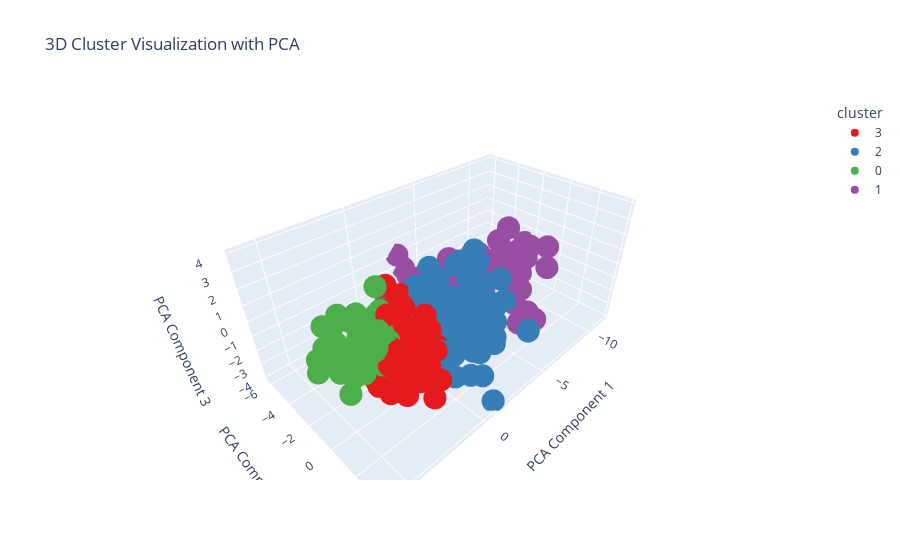

Here is the notebook cell this chart was saved with:
### Code cell
# Step 1: Define the importance columns (i.e., vehicle feature columns: questions 55, 56, and 57)
# Define vehicle feature columns based on the newly renamed columns
vehicle_features_columns = [
    'Additional Heating', 
    'Air Conditioning', 
    'Cargo Capacity', 
    'Price', 
    'Tailorability', 
    'Doors', 
    'Charging Infrastructure', 
    'Safety Features General', 
    'Aesthetics and Design', 
    'Price 2', 
    'Safety Features General 2', 
    'Anti-Theft Features', 
    'Range', 
    'Rapid Charging', 
    'Swappable Batteries', 
    'Comfort Space', 
    'Acoustic Comfort', 
    'Solar Panels', 
    'ABS', 
    'Reverse Alarm', 
    'Headrests', 
    'Mirrors', 
    'Airbags', 
    'Crumple Zones', 
    'Collapsible Steering Column'
]


# Step 2: Preprocess the data for clustering (impute missing values, then scale)
df_scaled, df_importance_imputed = preprocess_numerical_for_clustering(df, vehicle_features_columns)

# Step 3: Perform clustering using the existing function
n_clusters = 4  # Adjust the number of clusters as needed
df_with_clusters = perform_clustering(df_scaled, df_importance_imputed, n_clusters=n_clusters)

# Step 4: Visualize the clusters using PCA
pca, df_pca = pca_and_visualize(df_scaled, df_with_clusters)

# Step 5: Create a Cluster Characteristics Heatmap
# Group by cluster and compute the mean of each feature to see the average profile per cluster
cluster_summary = df_with_clusters.groupby('cluster').mean()

# Create a heatmap for cluster characteristics with smaller cells and without numbers inside
plt.figure(figsize=(14, 5))  # Adjust the figure size to make cells less tall
sns.heatmap(cluster_summary, cmap='viridis', annot=False, linewidths=0.5, cbar=True)  # Set annot to False to remove numbers inside
plt.title('Cluster Characteristics Heatmap')
plt.xlabel('Features')
plt.ylabel('Cluster')
plt.xticks(rotation=90)
plt.show()

### Figure 1 — Plotly figure (JSON) as saved in the notebook; plotly's stock layout.template omitted (floating-point values rounded to 4 significant figures; data arrays with more than 128 entries replaced by an {"elided": "..."} marker saying what was removed)
{"data": [{"hovertemplate": "cluster=3<br>PCA Component 1=%{x}<br>PCA Component 2=%{y}<br>PCA Component 3=%{z}<extra></extra>", "legendgroup": "3", "marker": {"color": "rgb(228,26,28)", "symbol": "circle"}, "mode": "markers", "name": "3", "scene": "scene", "showlegend": true, "type": "scatter3d", "x": [1.29, 1.947, 1.584, 1.196, 2.449, 1.312, 0.7314, 1.586, 1.387, 3.396, 1.42, 1.598, 2.798, 1.763, 0.9293, 2.502, 3.001, 1.411, 1.176, 2.85, 1.36, 1.164, 1.949, 1.568, 0.8873, 0.2386, 1.092, 1.99, 2.586, 0.716, 1.086, 2.073, 0.5841, 2.644, 1.205, 1.582, 1.535, 1.296, 0.08228, 3.63, 1.884, 1.28, 3.158, 2.016, 0.5924, 2.54, 1.607, 0.382, 3.272, 1.44, 0.7096, 1.584, 2.257, 0.9854, 1.936, 0.4753, 3.186, 1.161, 1.556, 2.214, 2.637, 2.537, 2.224, 1.26, 0.6728, 1.076, 1.851, 0.7161, 1.999, 0.4207, 1.017, 1.613, 1.115, 0.9441, 1.57, 2.98, 1.842, 1.68, 1.893, 1.706, 0.5394, 1.045], "y": [0.07455, -1.005, 1.721, 0.3932, 0.2109, 1.565, -0.2864, 1.499, 0.09707, 0.9559, -0.04449, 0.1606, 0.6256, -0.5614, -0.8747, 0.6314, -0.6351, -1.871, 1.015, 0.2078, 0.4192, -0.2797, -0.08156, 0.2945, 1.757, -1.713, 0.2796, 0.3079, 0.4118, 0.577, -2.579, -0.5788, -2.641, 0.1797, 0.5664, -1.516, -0.00508, -0.527, -1.732, 0.2232, 0.586, 1.063, 0.7233, 0.4126, 0.2699, 0.04034, 0.6918, 0.9082, 0.18, 0.905, 0.7568, 0.5823, 1.321, -2.656, 0.2304, -0.346, 0.03509, 1.132, -0.5038, -0.8861, 0.2862, 0.5593, 0.939, 0.6397, -0.1444, 1.678, 0.8854, 0.4751, -0.5312, 1.067, 0.4186, 1.28, -1.626, -1.301, -0.2183, 1.474, 1.272, 2.168, 0.7731, 1.069, 1.232, 1.043], "z": [0.355, -0.2263, -1.193, 0.3346, -0.2814, 1.235, -0.4442, 0.8138, 0.2847, -1.874, -1.206, -0.3425, -0.1117, -0.7278, -3.915, 0.08731, -2.881, -0.7377, -1.229, -0.2203, 0.2073, -0.7465, -0.1772, -0.1564, -2.209, -1.174, -0.07701, -0.3159, -2.171, 1.181, 1.471, -1.495, 1.298, -0.5835, -1.284, -2.625, 1.832, 2.141, -0.7598, -1.446, -0.05309, 1.056, -0.3211, -3.522, -1.002, 1.925, -1.534, -1.108, -0.6673, -1.551, -1.977, -2.01, 0.9507, -1.153, 0.1608, -0.154, -0.4571, -0.9595, 1.701, 1.11, 0.1365, -1.135, -0.3864, -0.3165, -0.7445, -0.1499, -0.5825, 1.132, -0.08373, -0.6589, -0.2472, -1.706, -0.2024, 1.446, 0.2538, 0.7325, -1.995, -2.573, -1.516, 0.6873, -2.78, 0.3668]}, {"hovertemplate": "cluster=2<br>PCA Component 1=%{x}<br>PCA Component 2=%{y}<br>PCA Component 3=%{z}<extra></extra>", "legendgroup": "2", "marker": {"color": "rgb(55,126,184)", "symbol": "circle"}, "mode": "markers", "name": "2", "scene": "scene", "showlegend": true, "type": "scatter3d", "x": {"elided": "138 float values"}, "y": {"elided": "138 float values"}, "z": {"elided": "138 float values"}}, {"hovertemplate": "cluster=0<br>PCA Component 1=%{x}<br>PCA Component 2=%{y}<br>PCA Component 3=%{z}<extra></extra>", "legendgroup": "0", "marker": {"color": "rgb(77,175,74)", "symbol": "circle"}, "mode": "markers", "name": "0", "scene": "scene", "showlegend": true, "type": "scatter3d", "x": [3.59, 3.675, 4.243, 2.202, 3.062, 3.455, 5.118, 2.01, 3.788, 3.27, 2.903, 4.076, 3.329, 3.591, 3.485, 2.712, 3.873, 5.149, 3.969, 3.49, 2.571, 2.126, 5.258, 4.902, 3.644, 4.135, 3.28, 2.547, 3.293, 4.826, 3.918, 2.567, 5.601, 4.301, 4.757, 5.267, 3.548, 3.478, 3.649, 3.846, 4.659, 5.936, 4.904, 5.008, 3.561, 4.037, 4.17, 4.396, 3.223, 4.555, 3.692, 4.888, 4.767, 4.205, 2.602, 5.924, 5.115, 5.263, 3.124, 3.385, 5.193], "y": [0.3097, -0.7547, -1.921, -1.299, -1.046, 0.3132, -0.737, -1.44, -0.4486, -0.8436, -2.031, -1.019, -1.342, -1.015, 0.1862, -0.1156, -0.304, -0.9018, 0.4096, -0.1252, -0.4256, -1.613, -0.1414, -1.16, -1.505, 0.2817, -0.814, 0.00116, 0.1237, -0.7989, -2.431, -2.354, -0.4387, -0.3121, -1.397, -1.029, -1.416, -0.8594, -1.388, -2.123, -2.175, -0.5507, 0.4529, 0.07452, -0.42, 0.07351, 0.03958, 0.557, 0.2968, 0.2713, -0.4717, -0.7785, -0.8596, 0.4044, -0.3104, -0.7798, -0.2173, -1.143, 0.07971, -1.238, -0.4138], "z": [0.5435, -0.1192, -0.1765, 1.037, -0.02948, 0.6925, 0.06746, 2.5, -0.4549, 0.789, 1.045, 0.1503, 0.7283, 0.4713, -0.2045, 0.6213, 1.331, 0.2003, 2.024, 0.1672, 1.952, 0.3916, 1.181, -0.4087, -0.7374, 0.2024, -0.8306, 0.3527, -0.21, 1.144, 0.7557, 0.4415, 1.301, -0.3928, 0.4543, 0.2565, -1.449, -0.01665, 1.36, 1.44, 1.188, 1.028, -0.06186, -1.346, 2.023, -0.3167, 1.302, -0.1026, -0.5575, 0.2134, 0.3948, -0.6748, -0.2407, 1.2, 0.6987, 0.08407, 1.182, 0.9074, 1.372, -0.5988, 0.3628]}, {"hovertemplate": "cluster=1<br>PCA Component 1=%{x}<br>PCA Component 2=%{y}<br>PCA Component 3=%{z}<extra></extra>", "legendgroup": "1", "marker": {"color": "rgb(152,78,163)", "symbol": "circle"}, "mode": "markers", "name": "1", "scene": "scene", "showlegend": true, "type": "scatter3d", "x": [-3.963, -3.658, -7.204, -7.381, -3.977, -6.153, -7.66, -3.07, -5.021, -5.122, -8.894, -7.262, -3.209, -8.03, -5.108, -4.116, -3.064, -5.076, -6.18, -5.741, -4.685, -3.22, -4.048, -9.694, -3.83, -7.434, -3.51, -5.908, -5.244, -4.29, -4.162, -3.537, -5.438, -9.307, -3.078, -7.212, -8.594, -10.44, -11.48, -4.914, -10.16], "y": [-0.2406, 0.6851, -1.963, 1.785, 2.351, 1.289, -1.205, -1.644, 1.805, 0.529, 1.019, -3.079, -1.397, -1.329, 1.564, 0.5848, -6.226, -1.714, 0.6491, 0.9007, -1.23, -0.8757, 0.3136, -2.222, -4.321, 0.6211, -6.248, 1.314, 2.373, 3.503, 2.6, -5.843, 1.228, -2.336, -2.0, -2.072, -2.812, -1.954, -2.575, -1.887, -3.854], "z": [1.558, 1.191, -1.654, 2.152, 0.3364, 1.763, 2.123, 1.771, 1.522, 1.882, -0.2295, -0.2878, 1.691, -0.4469, 0.4142, 1.869, 0.05383, 1.244, 1.92, 2.116, 1.122, 0.5384, 1.411, -1.85, -0.6654, 1.693, -1.114, -0.2296, -0.9034, -0.2335, -0.9412, -1.517, 0.588, -1.179, 0.3268, -0.9144, -1.171, -1.467, -0.9292, -0.6298, -0.7637]}], "layout": {"legend": {"title": {"text": "cluster"}, "tracegroupgap": 0}, "scene": {"domain": {"x": [0, 1], "y": [0, 1]}, "xaxis": {"title": {"text": "PCA Component 1"}}, "yaxis": {"title": {"text": "PCA Component 2"}}, "zaxis": {"title": {"text": "PCA Component 3"}}}, "title": {"text": "3D Cluster Visualization with PCA"}}}
